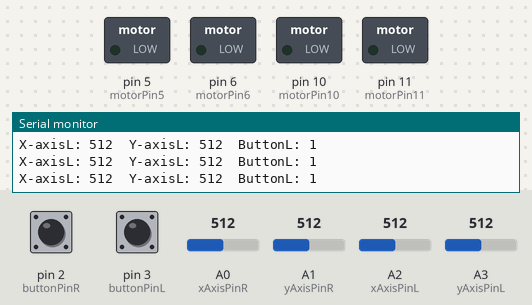
The sketch below on a simulated Arduino Uno, built with avr-gcc and run on an emulated ATmega328P. Parts: switched loads named in the sketch (green lamp = pin HIGH), the last lines printed to the serial monitor. The test bench sets the inputs (shaded band); at power-on: A2 (xAxisPinL) = 512, A0 (xAxisPinR) = 512, pin 2 (buttonPinR) HIGH, pin 3 (buttonPinL) HIGH, A1 (yAxisPinR) = 512, A3 (yAxisPinL) = 512.

Above: at 1.2 s.
1.3 s: A2 (xAxisPinL) set to 269
4.3 s: A2 (xAxisPinL) set to 235
At 5.1 s:
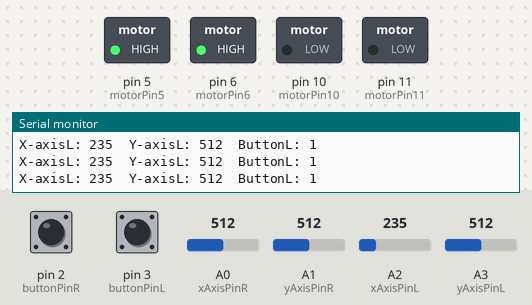
5.8 s: A0 (xAxisPinR) set to 268
8.8 s: A0 (xAxisPinR) set to 234
At 9.9 s:
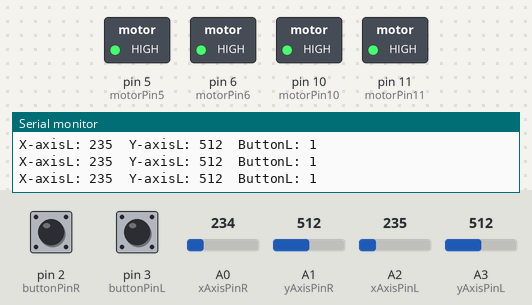
10.3 s: A2 (xAxisPinL) set to 260
At 11.1 s:
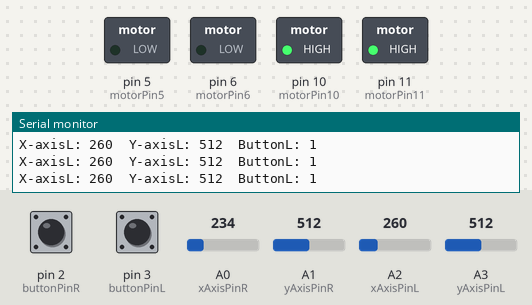
11.8 s: A2 (xAxisPinL) set to 240
At 12.3 s:
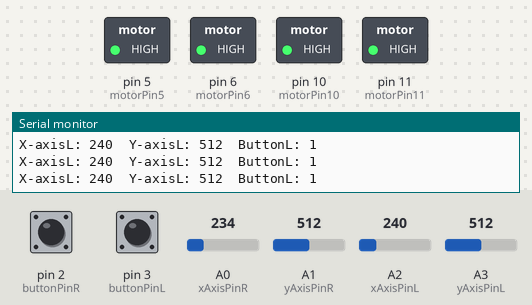
Timing chart, 0 to 14.8 s (numbered marks = the images above; inputs shaded):
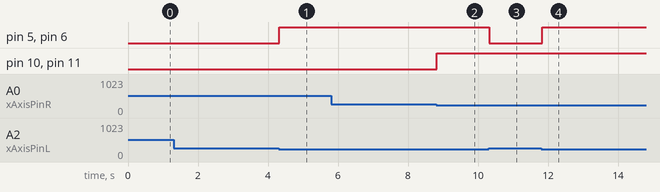

The sketch:

235FinalPrroject.ino
```cpp
 // Define the pin for motor control
 const int motorPin5 = 5; // Connect to the control pin of the DC motor
 const int motorPin11 = 11; // Connect to the control pin of the DC motor
 const int motorPin10 = 10; // Connect to the control pin of the DC motor
 const int motorPin6 = 6; // Connect to the control pin of the DC motor

const int xAxisPinR = A0; // Analog pin for X-axis
const int yAxisPinR = A1; // Analog pin for Y-axis
const int buttonPinR = 2; // Digital pin for button

const int xAxisPinL = A2; // Analog pin for X-axis
const int yAxisPinL = A3; // Analog pin for Y-axis
const int buttonPinL = 3; // Digital pin for button


 void setup() {
   // Set motor pin as an output
   pinMode(motorPin5, OUTPUT);
    pinMode(motorPin11, OUTPUT);
 pinMode(motorPin10, OUTPUT);
 pinMode(motorPin6, OUTPUT);

 Serial.begin(9600); // Initialize serial communication
  pinMode(buttonPinR, INPUT_PULLUP); // Set button pin as input with pull-up resistor
pinMode(buttonPinL, INPUT_PULLUP);


}

 void loop() {
 // Turn on the motor
// Read joystick values
  int xAxisValueR = analogRead(xAxisPinR);
  int yAxisValueR = analogRead(yAxisPinR);
  int buttonStateR = digitalRead(buttonPinR);

   int xAxisValueL = analogRead(xAxisPinL);
  int yAxisValueL = analogRead(yAxisPinL);
  int buttonStateL = digitalRead(buttonPinL);

if(xAxisValueR <= 250){
digitalWrite (motorPin10, HIGH);
digitalWrite (motorPin11, HIGH);

}
else if(xAxisValueR >= 250){
 digitalWrite (motorPin10, LOW);
digitalWrite (motorPin11, LOW);
}


if(xAxisValueL <= 250){
digitalWrite (motorPin5, HIGH);
digitalWrite (motorPin6, HIGH);

}
else if(xAxisValueL >= 250){
 digitalWrite (motorPin5, LOW);
digitalWrite (motorPin6, LOW);
}

  // Print values to serial monitor
  //  Serial.print("X-axisR: ");
  //  Serial.print(xAxisValueR);
  //  Serial.print("\tY-axisR: ");
  //  Serial.print(yAxisValueR);
  //  Serial.print("\tButtonR: ");
  //  Serial.println(buttonStateR);


     // Print values to serial monitor
   Serial.print("X-axisL: ");
   Serial.print(xAxisValueL);
   Serial.print("\tY-axisL: ");
   Serial.print(yAxisValueL);
   Serial.print("\tButtonL: ");
   Serial.println(buttonStateL);


 }
```

Measured:
- the behaviour switches between 251 and 250 on A2 (xAxisPinL) (found by bisection; images 0 and 1)
- the behaviour switches between 251 and 250 on A0 (xAxisPinR) (found by bisection; images 1 and 2)
- after the input at 4.3 s, pin 5 (motorPin5), pin 6 (motorPin6): LOW → HIGH at once
- after the input at 8.8 s, pin 10 (motorPin10), pin 11 (motorPin11): LOW → HIGH at once
- after the input at 10.3 s, pin 5 (motorPin5), pin 6 (motorPin6): HIGH → LOW at once
- after the input at 11.8 s, pin 5 (motorPin5), pin 6 (motorPin6): LOW → HIGH at once
